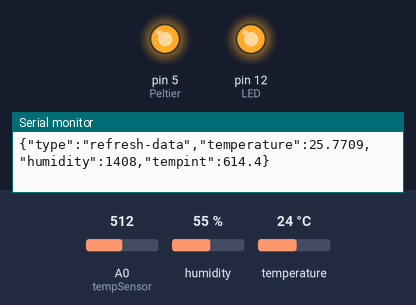
This sketch was run on a simulated Arduino Uno, built with avr-gcc and run on an emulated ATmega328P. Parts: output pins drawn as LEDs (lit = HIGH), the last lines printed to the serial monitor. Wiring (inferred from the names in the program): DHT11 sensor: data pin 2. Inputs (shaded band) come from the test bench; at power-on: temperature 24 °C, A0 (tempSensor) = 512, humidity 55 %.

Above: at 1.2 s.
1.3 s: temperature set to 1.1 °C
7.3 s: temperature set to 0.8 °C
At 9.4 s:
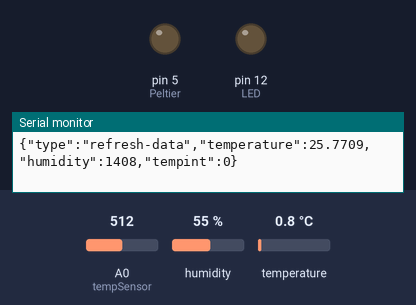
15.8 s: A0 (tempSensor) set to 101
17.3 s: A0 (tempSensor) set to 93
18.8 s: temperature set to 12 °C
At 21.3 s:
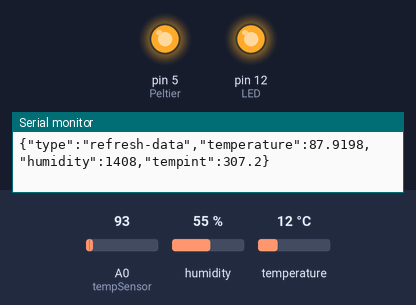
Timing chart, 0 to 21.6 s (numbered marks = the images above; inputs shaded):
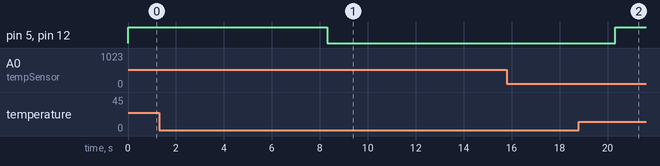

The sketch:

PimpMyFridge.ino
```cpp
#include "DHT.h"
#include <ArduinoJson.h>

#define DHTPIN 2
#define DHTTYPE DHT22

DHT dht(DHTPIN, DHTTYPE);

int tempSensor = 0;
int const LED = 12;
int const Peltier = 5;
float const A = 0.00109613;
float const B = 0.000240164;
float const C = 5.87433*pow(10,-8);
bool is_allumed = true;
float order = 18;
unsigned long previousMillis = 0;
const long interval = 1000;
float t = 0;
float tempThermi = 0;


void setup() {
  Serial.begin(9600);
  pinMode(Peltier,OUTPUT);
  pinMode(LED,OUTPUT);
  analogWrite(Peltier,255);
  digitalWrite(LED,HIGH);


  dht.begin();
}

void loop() {


  unsigned long currentMillis = millis();

  float h = dht.readHumidity();
  float t = dht.readTemperature();
  float f = dht.readTemperature(true);

  if (isnan(h) || isnan(t) || isnan(f)) {
    Serial.println("Failed to read from DHT sensor!");
    return;
  }

  float hif = dht.computeHeatIndex(f, h);
  float hic = dht.computeHeatIndex(t, h, false);

   if (currentMillis - previousMillis >= interval) {
    previousMillis = currentMillis;
    DynamicJsonBuffer  jsonBuffer(200);

    JsonObject& root = jsonBuffer.createObject();

    root["type"] = "refresh-data";

    float output = analogRead(tempSensor);
    float tension = output * 0.0048;
    float resistance = 10000/((5/tension)-1);

    tempThermi = 1/(A+B*log(resistance)+C*pow(log(resistance),3));
    tempThermi = tempThermi-273.15;
    root["temperature"] =  tempThermi;
    root["humidity"] = h;
    root["tempint"] = t;
    root.printTo(Serial);
    Serial.println();

    smooth_frigde(t, order);

    if(t >= order && !is_allumed) {
      switch_fridge(true);
    }
    if(t <= order && is_allumed) {
      switch_fridge(false);
    }
   }
  }

 void serialEvent()
{
    String text = "";
    text = Serial.readString();

    DynamicJsonBuffer  jsonBufferMessage(200);
    JsonObject& message = jsonBufferMessage.parseObject(text);

     if (!message.success()) {
      Serial.println("parseObject() failed");
      return;
    }

    order = float(message["order-temperature"]);
    //Serial.println("Consigne reçue  :"+ String(order));
    //Serial.println("Température actuelle  :"+ String(tempThermi));

    if(order >= t) {
      // Stop le frigo
      switch_fridge(false);
    }
    else {
      // Démarre le frigo
      switch_fridge(true);
    }

}

void switch_fridge(boolean ON) {
  if(ON) {
    analogWrite(Peltier,255);
    digitalWrite(LED,HIGH);
    is_allumed = true;
  }
  else {
    analogWrite(Peltier,0);
    digitalWrite(LED,LOW);
    is_allumed = false;
  }
}

void smooth_frigde(float temp, float order) {
  if(temp > order && temp - order <= 1.5){
     analogWrite(Peltier,224);
  }
  if(temp > order && temp - order <= 0.5){
     analogWrite(Peltier,192);
  }
}


//Pour une consigne donnée
```

DHT.cpp
```cpp
// (licence header left out)
#include "DHT.h"

#define MIN_INTERVAL 2000

DHT::DHT(uint8_t pin, uint8_t type, uint8_t count) {
  _pin = pin;
  _type = type;
  #ifdef __AVR
    _bit = digitalPinToBitMask(pin);
    _port = digitalPinToPort(pin);
  #endif
  _maxcycles = microsecondsToClockCycles(1000);  // 1 millisecond timeout for
                                                 // reading pulses from DHT sensor.
  // Note that count is now ignored as the DHT reading algorithm adjusts itself
  // basd on the speed of the processor.
}

void DHT::begin(void) {
  // set up the pins!
  pinMode(_pin, INPUT_PULLUP);
  // Using this value makes sure that millis() - lastreadtime will be
  // >= MIN_INTERVAL right away. Note that this assignment wraps around,
  // but so will the subtraction.
  _lastreadtime = -MIN_INTERVAL;
  DEBUG_PRINT("Max clock cycles: "); DEBUG_PRINTLN(_maxcycles, DEC);
}

//boolean S == Scale.  True == Fahrenheit; False == Celcius
float DHT::readTemperature(bool S, bool force) {
  float f = NAN;

  if (read(force)) {
    switch (_type) {
    case DHT11:
      f = data[2];
      if(S) {
        f = convertCtoF(f);
      }
      break;
    case DHT22:
    case DHT21:
      f = data[2] & 0x7F;
      f *= 256;
      f += data[3];
      f *= 0.1;
      if (data[2] & 0x80) {
        f *= -1;
      }
      if(S) {
        f = convertCtoF(f);
      }
      break;
    }
  }
  return f;
}

float DHT::convertCtoF(float c) {
  return c * 1.8 + 32;
}

float DHT::convertFtoC(float f) {
  return (f - 32) * 0.55555;
}

float DHT::readHumidity(bool force) {
  float f = NAN;
  if (read()) {
    switch (_type) {
    case DHT11:
      f = data[0];
      break;
    case DHT22:
    case DHT21:
      f = data[0];
      f *= 256;
      f += data[1];
      f *= 0.1;
      break;
    }
  }
  return f;
}

//boolean isFahrenheit: True == Fahrenheit; False == Celcius
float DHT::computeHeatIndex(float temperature, float percentHumidity, bool isFahrenheit) {
  // Using both Rothfusz and Steadman's equations
  // http://www.wpc.ncep.noaa.gov/html/heatindex_equation.shtml
  float hi;

  if (!isFahrenheit)
    temperature = convertCtoF(temperature);

  hi = 0.5 * (temperature + 61.0 + ((temperature - 68.0) * 1.2) + (percentHumidity * 0.094));

  if (hi > 79) {
    hi = -42.379 +
             2.04901523 * temperature +
            10.14333127 * percentHumidity +
            -0.22475541 * temperature*percentHumidity +
            -0.00683783 * pow(temperature, 2) +
            -0.05481717 * pow(percentHumidity, 2) +
             0.00122874 * pow(temperature, 2) * percentHumidity +
             0.00085282 * temperature*pow(percentHumidity, 2) +
            -0.00000199 * pow(temperature, 2) * pow(percentHumidity, 2);

    if((percentHumidity < 13) && (temperature >= 80.0) && (temperature <= 112.0))
      hi -= ((13.0 - percentHumidity) * 0.25) * sqrt((17.0 - abs(temperature - 95.0)) * 0.05882);

    else if((percentHumidity > 85.0) && (temperature >= 80.0) && (temperature <= 87.0))
      hi += ((percentHumidity - 85.0) * 0.1) * ((87.0 - temperature) * 0.2);
  }

  return isFahrenheit ? hi : convertFtoC(hi);
}

boolean DHT::read(bool force) {
  // Check if sensor was read less than two seconds ago and return early
  // to use last reading.
  uint32_t currenttime = millis();
  if (!force && ((currenttime - _lastreadtime) < 2000)) {
    return _lastresult; // return last correct measurement
  }
  _lastreadtime = currenttime;

  // Reset 40 bits of received data to zero.
  data[0] = data[1] = data[2] = data[3] = data[4] = 0;

  // Send start signal.  See DHT datasheet for full signal diagram:
  //   http://www.adafruit.com/datasheets/Digital%20humidity%20and%20temperature%20sensor%20AM2302.pdf

  // Go into high impedence state to let pull-up raise data line level and
  // start the reading process.
  digitalWrite(_pin, HIGH);
  delay(250);

  // First set data line low for 20 milliseconds.
  pinMode(_pin, OUTPUT);
  digitalWrite(_pin, LOW);
  delay(20);

  uint32_t cycles[80];
  {
    // Turn off interrupts temporarily because the next sections are timing critical
    // and we don't want any interruptions.
    InterruptLock lock;

    // End the start signal by setting data line high for 40 microseconds.
    digitalWrite(_pin, HIGH);
    delayMicroseconds(40);

    // Now start reading the data line to get the value from the DHT sensor.
    pinMode(_pin, INPUT_PULLUP);
    delayMicroseconds(10);  // Delay a bit to let sensor pull data line low.

    // First expect a low signal for ~80 microseconds followed by a high signal
    // for ~80 microseconds again.
    if (expectPulse(LOW) == 0) {
      DEBUG_PRINTLN(F("Timeout waiting for start signal low pulse."));
      _lastresult = false;
      return _lastresult;
    }
    if (expectPulse(HIGH) == 0) {
      DEBUG_PRINTLN(F("Timeout waiting for start signal high pulse."));
      _lastresult = false;
      return _lastresult;
    }

    // Now read the 40 bits sent by the sensor.  Each bit is sent as a 50
    // microsecond low pulse followed by a variable length high pulse.  If the
    // high pulse is ~28 microseconds then it's a 0 and if it's ~70 microseconds
    // then it's a 1.  We measure the cycle count of the initial 50us low pulse
    // and use that to compare to the cycle count of the high pulse to determine
    // if the bit is a 0 (high state cycle count < low state cycle count), or a
    // 1 (high state cycle count > low state cycle count). Note that for speed all
    // the pulses are read into a array and then examined in a later step.
    for (int i=0; i<80; i+=2) {
      cycles[i]   = expectPulse(LOW);
      cycles[i+1] = expectPulse(HIGH);
    }
  } // Timing critical code is now complete.

  // Inspect pulses and determine which ones are 0 (high state cycle count < low
  // state cycle count), or 1 (high state cycle count > low state cycle count).
  for (int i=0; i<40; ++i) {
    uint32_t lowCycles  = cycles[2*i];
    uint32_t highCycles = cycles[2*i+1];
    if ((lowCycles == 0) || (highCycles == 0)) {
      DEBUG_PRINTLN(F("Timeout waiting for pulse."));
      _lastresult = false;
      return _lastresult;
    }
    data[i/8] <<= 1;
    // Now compare the low and high cycle times to see if the bit is a 0 or 1.
    if (highCycles > lowCycles) {
      // High cycles are greater than 50us low cycle count, must be a 1.
      data[i/8] |= 1;
    }
    // Else high cycles are less than (or equal to, a weird case) the 50us low
    // cycle count so this must be a zero.  Nothing needs to be changed in the
    // stored data.
  }

  DEBUG_PRINTLN(F("Received:"));
  DEBUG_PRINT(data[0], HEX); DEBUG_PRINT(F(", "));
  DEBUG_PRINT(data[1], HEX); DEBUG_PRINT(F(", "));
  DEBUG_PRINT(data[2], HEX); DEBUG_PRINT(F(", "));
  DEBUG_PRINT(data[3], HEX); DEBUG_PRINT(F(", "));
  DEBUG_PRINT(data[4], HEX); DEBUG_PRINT(F(" =? "));
  DEBUG_PRINTLN((data[0] + data[1] + data[2] + data[3]) & 0xFF, HEX);

  // Check we read 40 bits and that the checksum matches.
  if (data[4] == ((data[0] + data[1] + data[2] + data[3]) & 0xFF)) {
    _lastresult = true;
    return _lastresult;
  }
  else {
    DEBUG_PRINTLN(F("Checksum failure!"));
    _lastresult = false;
    return _lastresult;
  }
}

// Expect the signal line to be at the specified level for a period of time and
// return a count of loop cycles spent at that level (this cycle count can be
// used to compare the relative time of two pulses).  If more than a millisecond
// ellapses without the level changing then the call fails with a 0 response.
// This is adapted from Arduino's pulseInLong function (which is only available
// in the very latest IDE versions):
//   https://github.com/arduino/Arduino/blob/master/hardware/arduino/avr/cores/arduino/wiring_pulse.c
uint32_t DHT::expectPulse(bool level) {
  uint32_t count = 0;
  // On AVR platforms use direct GPIO port access as it's much faster and better
  // for catching pulses that are 10's of microseconds in length:
  #ifdef __AVR
    uint8_t portState = level ? _bit : 0;
    while ((*portInputRegister(_port) & _bit) == portState) {
      if (count++ >= _maxcycles) {
        return 0; // Exceeded timeout, fail.
      }
    }
  // Otherwise fall back to using digitalRead (this seems to be necessary on ESP8266
  // right now, perhaps bugs in direct port access functions?).
  #else
    while (digitalRead(_pin) == level) {
      if (count++ >= _maxcycles) {
        return 0; // Exceeded timeout, fail.
      }
    }
  #endif

  return count;
}
```

DHT.h
```cpp
// (licence header left out)
#ifndef DHT_H
#define DHT_H

#if ARDUINO >= 100
 #include "Arduino.h"
#else
 #include "WProgram.h"
#endif


// Uncomment to enable printing out nice debug messages.
//#define DHT_DEBUG

// Define where debug output will be printed.
#define DEBUG_PRINTER Serial

// Setup debug printing macros.
#ifdef DHT_DEBUG
  #define DEBUG_PRINT(...) { DEBUG_PRINTER.print(__VA_ARGS__); }
  #define DEBUG_PRINTLN(...) { DEBUG_PRINTER.println(__VA_ARGS__); }
#else
  #define DEBUG_PRINT(...) {}
  #define DEBUG_PRINTLN(...) {}
#endif

// Define types of sensors.
#define DHT11 11
#define DHT22 22
#define DHT21 21
#define AM2301 21


class DHT {
  public:
   DHT(uint8_t pin, uint8_t type, uint8_t count=6);
   void begin(void);
   float readTemperature(bool S=false, bool force=false);
   float convertCtoF(float);
   float convertFtoC(float);
   float computeHeatIndex(float temperature, float percentHumidity, bool isFahrenheit=true);
   float readHumidity(bool force=false);
   boolean read(bool force=false);

 private:
  uint8_t data[5];
  uint8_t _pin, _type;
  #ifdef __AVR
    // Use direct GPIO access on an 8-bit AVR so keep track of the port and bitmask
    // for the digital pin connected to the DHT.  Other platforms will use digitalRead.
    uint8_t _bit, _port;
  #endif
  uint32_t _lastreadtime, _maxcycles;
  bool _lastresult;

  uint32_t expectPulse(bool level);

};

class InterruptLock {
  public:
   InterruptLock() {
    noInterrupts();
   }
   ~InterruptLock() {
    interrupts();
   }

};

#endif
```

Measured:
- the behaviour switches between 1 and 0.9 °C on temperature (found by bisection; images 0 and 1)
- after the input at 7.3 s, pin 5 (Peltier), pin 12 (LED): HIGH → LOW after 1.0 s
- after the input at 18.8 s, pin 5 (Peltier), pin 12 (LED): LOW → HIGH after 1.5 s
